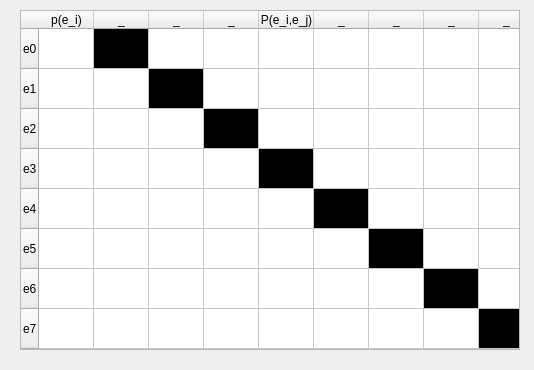
<?xml version="1.0" encoding="UTF-8"?>
<ui version="4.0">
 <class>Form</class>
 <widget class="QWidget" name="Form">
  <property name="enabled">
   <bool>true</bool>
  </property>
  <property name="geometry">
   <rect>
    <x>0</x>
    <y>0</y>
    <width>534</width>
    <height>370</height>
   </rect>
  </property>
  <property name="sizePolicy">
   <sizepolicy hsizetype="Fixed" vsizetype="Fixed">
    <horstretch>0</horstretch>
    <verstretch>0</verstretch>
   </sizepolicy>
  </property>
  <property name="minimumSize">
   <size>
    <width>534</width>
    <height>370</height>
   </size>
  </property>
  <property name="maximumSize">
   <size>
    <width>534</width>
    <height>370</height>
   </size>
  </property>
  <property name="windowTitle">
   <string>Cross Impact matrix</string>
  </property>
  <widget class="QTableWidget" name="tableWidget">
   <property name="enabled">
    <bool>true</bool>
   </property>
   <property name="geometry">
    <rect>
     <x>20</x>
     <y>10</y>
     <width>500</width>
     <height>340</height>
    </rect>
   </property>
   <property name="sizePolicy">
    <sizepolicy hsizetype="Maximum" vsizetype="Minimum">
     <horstretch>0</horstretch>
     <verstretch>0</verstretch>
    </sizepolicy>
   </property>
   <property name="minimumSize">
    <size>
     <width>500</width>
     <height>340</height>
    </size>
   </property>
   <property name="maximumSize">
    <size>
     <width>500</width>
     <height>340</height>
    </size>
   </property>
   <property name="verticalScrollBarPolicy">
    <enum>Qt::ScrollBarAlwaysOff</enum>
   </property>
   <property name="horizontalScrollBarPolicy">
    <enum>Qt::ScrollBarAlwaysOff</enum>
   </property>
   <property name="sizeAdjustPolicy">
    <enum>QAbstractScrollArea::AdjustToContents</enum>
   </property>
   <property name="rowCount">
    <number>8</number>
   </property>
   <property name="columnCount">
    <number>9</number>
   </property>
   <attribute name="horizontalHeaderDefaultSectionSize">
    <number>53</number>
   </attribute>
   <attribute name="horizontalHeaderMinimumSectionSize">
    <number>55</number>
   </attribute>
   <attribute name="verticalHeaderDefaultSectionSize">
    <number>40</number>
   </attribute>
   <attribute name="verticalHeaderMinimumSectionSize">
    <number>40</number>
   </attribute>
   <row>
    <property name="text">
     <string>e0</string>
    </property>
   </row>
   <row>
    <property name="text">
     <string>e1</string>
    </property>
   </row>
   <row>
    <property name="text">
     <string>e2</string>
    </property>
   </row>
   <row>
    <property name="text">
     <string>e3</string>
    </property>
   </row>
   <row>
    <property name="text">
     <string>e4</string>
    </property>
   </row>
   <row>
    <property name="text">
     <string>e5</string>
    </property>
   </row>
   <row>
    <property name="text">
     <string>e6</string>
    </property>
   </row>
   <row>
    <property name="text">
     <string>e7</string>
    </property>
   </row>
   <column>
    <property name="text">
     <string>p(e_i)</string>
    </property>
   </column>
   <column>
    <property name="text">
     <string>_</string>
    </property>
   </column>
   <column>
    <property name="text">
     <string>_</string>
    </property>
   </column>
   <column>
    <property name="text">
     <string>_</string>
    </property>
   </column>
   <column>
    <property name="text">
     <string>P(e_i,e_j)</string>
    </property>
   </column>
   <column>
    <property name="text">
     <string>_</string>
    </property>
   </column>
   <column>
    <property name="text">
     <string>_</string>
    </property>
   </column>
   <column>
    <property name="text">
     <string>_</string>
    </property>
   </column>
   <column>
    <property name="text">
     <string>_</string>
    </property>
   </column>
   <item row="0" column="0">
    <property name="text">
     <string/>
    </property>
   </item>
   <item row="0" column="1">
    <property name="text">
     <string/>
    </property>
    <property name="background">
     <brush brushstyle="SolidPattern">
      <color alpha="255">
       <red>0</red>
       <green>0</green>
       <blue>0</blue>
      </color>
     </brush>
    </property>
   </item>
   <item row="1" column="2">
    <property name="background">
     <brush brushstyle="SolidPattern">
      <color alpha="255">
       <red>0</red>
       <green>0</green>
       <blue>0</blue>
      </color>
     </brush>
    </property>
   </item>
   <item row="2" column="3">
    <property name="background">
     <brush brushstyle="SolidPattern">
      <color alpha="255">
       <red>0</red>
       <green>0</green>
       <blue>0</blue>
      </color>
     </brush>
    </property>
   </item>
   <item row="3" column="4">
    <property name="background">
     <brush brushstyle="SolidPattern">
      <color alpha="255">
       <red>0</red>
       <green>0</green>
       <blue>0</blue>
      </color>
     </brush>
    </property>
   </item>
   <item row="4" column="5">
    <property name="background">
     <brush brushstyle="SolidPattern">
      <color alpha="255">
       <red>0</red>
       <green>0</green>
       <blue>0</blue>
      </color>
     </brush>
    </property>
   </item>
   <item row="5" column="6">
    <property name="background">
     <brush brushstyle="SolidPattern">
      <color alpha="255">
       <red>0</red>
       <green>0</green>
       <blue>0</blue>
      </color>
     </brush>
    </property>
   </item>
   <item row="6" column="7">
    <property name="background">
     <brush brushstyle="SolidPattern">
      <color alpha="255">
       <red>0</red>
       <green>0</green>
       <blue>0</blue>
      </color>
     </brush>
    </property>
   </item>
   <item row="7" column="8">
    <property name="background">
     <brush brushstyle="SolidPattern">
      <color alpha="255">
       <red>0</red>
       <green>0</green>
       <blue>0</blue>
      </color>
     </brush>
    </property>
   </item>
  </widget>
 </widget>
 <resources/>
 <connections/>
</ui>
